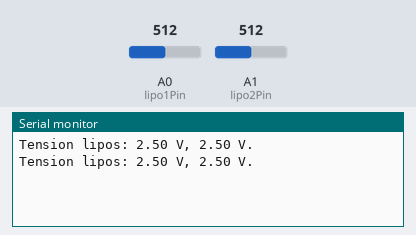
Simulated run of this sketch. Board: Arduino Uno, built with avr-gcc and run on an emulated ATmega328P. On the bench: the last lines printed to the serial monitor. Inputs (shaded band) come from the test bench; at power-on: A0 (lipo1Pin) = 512, A1 (lipo2Pin) = 512.

Above: at 1.8 s.
1.9 s: A0 (lipo1Pin) set to 716
At 2.8 s:
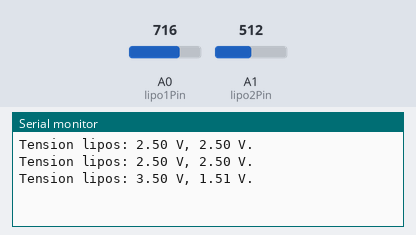
3.4 s: A1 (lipo2Pin) set to 716
At 4.6 s:
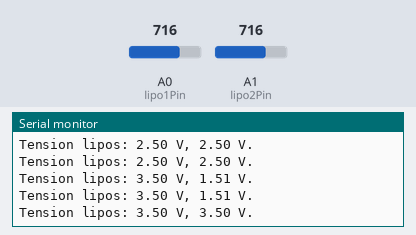
4.9 s: A0 (lipo1Pin) set to 900
At 5.4 s:
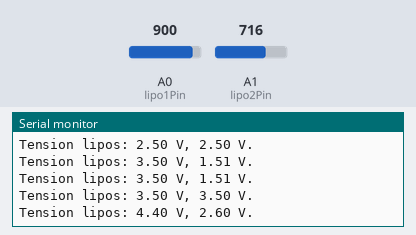
6.4 s: A1 (lipo2Pin) set to 900
At 7.8 s:
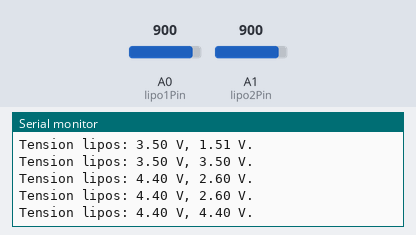
Timing chart, 0 to 8.9 s (numbered marks = the images above; inputs shaded):
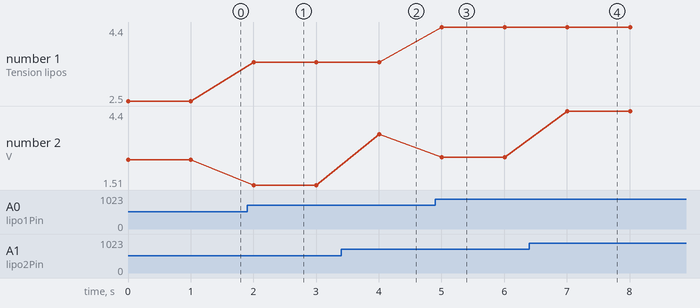

Measured:
- after the input at 1.9 s, the serial monitor: prints a new line after 0.10 s (image 1)
- after the input at 3.4 s, the serial monitor: prints a new line after 0.61 s (image 2)
- after the input at 4.9 s, the serial monitor: prints a new line after 0.11 s (image 3)
- after the input at 6.4 s, the serial monitor: prints a new line after 0.61 s (image 4)
- plotted number 1: 2.5 → 3.5 after the input at 1.9 s, 3.5 → 4.4 after the input at 4.9 s
- plotted number 2: 2.5 → 1.51 after the input at 1.9 s, 3.5 → 2.6 after the input at 4.9 s

The sketch:

Clase_4_v4.ino.ino
```cpp
/* Clase 4, TESTER 5V con divisor de tension */
const int lipo1Pin = A0;
const int lipo2Pin = A1;

void setup()
{
  Serial.begin(9600);
  while(!Serial);
}

void loop()
{
  int analog = 0;
  double tension1 = 0;
  double tension2 = 0;

  analog = analogRead(lipo1Pin);
  tension1 = 5.0*analog /1023.0; //Regla de 3.. 1023 es 5V.

  analog = analogRead(lipo2Pin);
  tension2 = 5.0*analog /1023.0 * 2.0 - tension1;


  Serial.print("Tension lipos: ");
  Serial.print(tension1);
  Serial.print(" V, ");
  Serial.print(tension2);
  Serial.println(" V. ");
  delay(1000);
}
```
